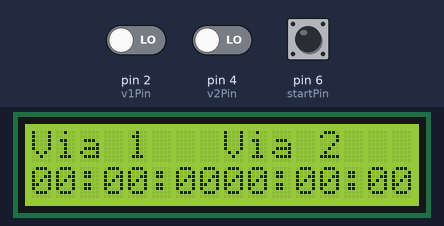
The sketch below on a simulated Arduino Uno, built with avr-gcc and run on an emulated ATmega328P. Parts: 16×2 character LCD. Inputs (shaded band) come from the test bench; at power-on: pin 6 (startPin) LOW, pin 2 (v1Pin) LOW, pin 4 (v2Pin) LOW.

Above: at 4.2 s.
4.3 s: pin 6 (startPin) pulled HIGH for 0.15 s
At 4.67 s:
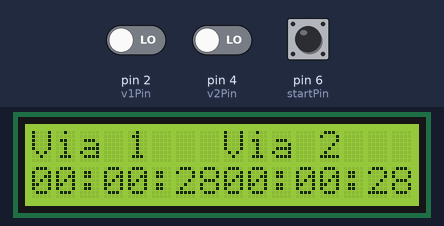
5.0 s: pin 2 (v1Pin) driven HIGH
At 5.32 s:
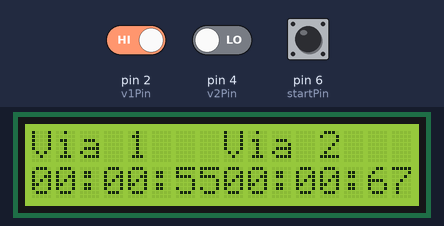
6.6 s: pin 4 (v2Pin) driven HIGH
At 7.1 s:
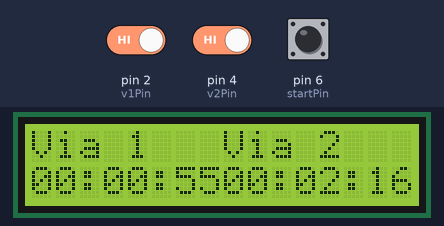
8.2 s: pin 6 (startPin) pulled HIGH for 0.15 s
At 9.2 s:
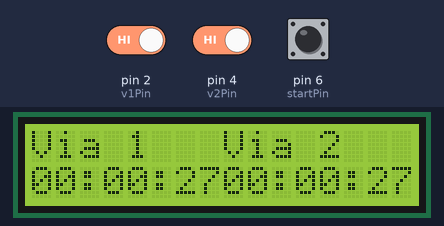
Timing chart, 0 to 10.9 s (numbered marks = the images above; inputs shaded):
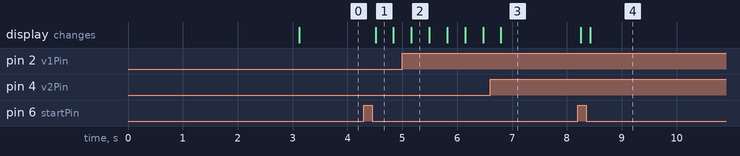

Measured:
- after the input at 4.3 s, the display: changes after 0.21 s (image 1)
- after the input at 8.2 s, the display: first changes after 0.06 s (image 4 shows a later state)

The sketch:

chronometer.ino
```cpp
#include <Wire.h>
#include <LiquidCrystal_I2C.h>

LiquidCrystal_I2C lcd(0x27,16,2);  // set the LCD address to 0x27 for a 16 chars and 2 line display

//Variables
int status = 0; //0 - V1 and v2 stopped
                //1 - Running v1 and v2
                //2 - Running v2 and v1 stopped
                //3 - Running v1 and v2 stopped

//time
unsigned long begin = 0;
unsigned long actual = 0;
unsigned long v1Time = 0;
unsigned long v2Time = 0;

//Buttons
//arduino pins don't change
const int v1Pin = 2;
const int v2Pin = 4;
const int startPin = 6;
// value of the button (pressed or not)
int v1State;
int v2State;
int startState;
int startLastState;


void start(){
  begin = actual;
  v1Time = actual;
  v2Time = actual;
  status = 1;
}

void finishV1(){
  switch(status){
    case 0: break;
    case 1: {
      status = 2;
      v1Time = actual;
      break;
    }
    case 2: break;
    case 3: {
      status = 0;
      v1Time = actual;
      break;
    }
  }
}

void finishV2(){
  switch(status){
    case 0: break;
    case 1: {
      status = 3;
      v2Time = actual;
      break;
    }
    case 2: {
      status = 0;
      v2Time = actual;
      break;
    }
    case 3: break;
  }
}

void pressStart(){
    if(startLastState) return;
    start();
    status = 0;
}

void setup()
{
  lcd.init();                      // initialize the lcd
  status = 0;
  lcd.backlight();
  lcd.setCursor(4,0);
  lcd.print("Bom Dia!");
  lcd.setCursor(0,1);
  lcd.print("Made by Marco <3");
  delay(3000);
  lcd.clear();
  actual = 0;
  start();
  status = 0;
}

char * TimeToString(unsigned long t){
 long o = t;
 t = t/1000;
 static char str[12];
 long h = t / 3600;

 t = t % 3600;
 int m = t / 60;
 int s = t % 60;
 int ms = o % 1000;
 sprintf(str, "%02d:%02d:%02d", m, s, ms);
 return str;
}

void readButtons(){
  v1State = digitalRead(v1Pin);
  v2State = digitalRead(v2Pin);
  startLastState = startState;
  startState = digitalRead(startPin);
  if (v1State) finishV1();
  if (v2State) finishV2();
  if (startLastState && !startState) start();
  if (startState) pressStart();
}

void loop(){
  actual = millis();
  readButtons();
  lcd.setCursor(0,0);
  lcd.print("Via 1");
  lcd.setCursor(8,0);
  lcd.print("Via 2");
  lcd.setCursor(0,1);
  switch(status){

    case 0:{
      lcd.print(TimeToString(v1Time-begin));
      lcd.setCursor(8,1);
      lcd.print(TimeToString(v2Time-begin));
      break;
    }
    case 1:{
      lcd.print(TimeToString(actual-begin));
      lcd.setCursor(8,1);
      lcd.print(TimeToString(actual-begin));
      break;
    }
    case 2:{
      lcd.print(TimeToString(v1Time-begin));
      lcd.setCursor(8,1);
      lcd.print(TimeToString(actual-begin));
      break;
    }
    case 3:{
      lcd.print(TimeToString(actual-begin));
      lcd.setCursor(8,1);
      lcd.print(TimeToString(v2Time-begin));
      break;
    }
  }
}
```
